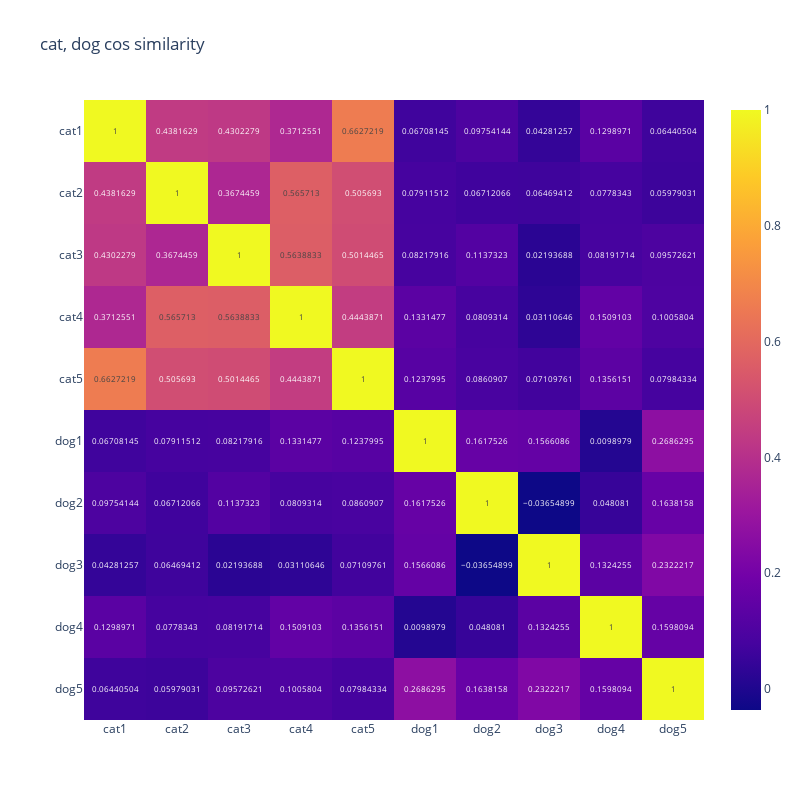

Notebook source saved alongside this figure:
### Code cell
figure = px.imshow(cos_similarity, text_auto=True, x=names, y=names, width=800, height=800, title="cat, dog cos similarity")
figure.show()

### Figure 1 — Plotly figure (JSON) as saved in the notebook; plotly's stock layout.template omitted (floating-point values rounded to 4 significant figures)
{"data": [{"coloraxis": "coloraxis", "hovertemplate": "x: %{x}<br>y: %{y}<br>color: %{z}<extra></extra>", "name": "0", "texttemplate": "%{z}", "type": "heatmap", "x": ["cat1", "cat2", "cat3", "cat4", "cat5", "dog1", "dog2", "dog3", "dog4", "dog5"], "xaxis": "x", "y": ["cat1", "cat2", "cat3", "cat4", "cat5", "dog1", "dog2", "dog3", "dog4", "dog5"], "yaxis": "y", "z": [[1, 0.4382, 0.4302, 0.3713, 0.6627, 0.06708, 0.09754, 0.04281, 0.1299, 0.06441], [0.4382, 1.0, 0.3674, 0.5657, 0.5057, 0.07912, 0.06712, 0.06469, 0.07783, 0.05979], [0.4302, 0.3674, 1.0, 0.5639, 0.5014, 0.08218, 0.1137, 0.02194, 0.08192, 0.09573], [0.3713, 0.5657, 0.5639, 1, 0.4444, 0.1331, 0.08093, 0.03111, 0.1509, 0.1006], [0.6627, 0.5057, 0.5014, 0.4444, 1, 0.1238, 0.08609, 0.0711, 0.1356, 0.07984], [0.06708, 0.07912, 0.08218, 0.1331, 0.1238, 1, 0.1618, 0.1566, 0.009898, 0.2686], [0.09754, 0.06712, 0.1137, 0.08093, 0.08609, 0.1618, 1, -0.03655, 0.04808, 0.1638], [0.04281, 0.06469, 0.02194, 0.03111, 0.0711, 0.1566, -0.03655, 1, 0.1324, 0.2322], [0.1299, 0.07783, 0.08192, 0.1509, 0.1356, 0.009898, 0.04808, 0.1324, 1, 0.1598], [0.06441, 0.05979, 0.09573, 0.1006, 0.07984, 0.2686, 0.1638, 0.2322, 0.1598, 1]]}], "layout": {"coloraxis": {"colorscale": [[0, "#0d0887"], [0.1111, "#46039f"], [0.2222, "#7201a8"], [0.3333, "#9c179e"], [0.4444, "#bd3786"], [0.5556, "#d8576b"], [0.6667, "#ed7953"], [0.7778, "#fb9f3a"], [0.8889, "#fdca26"], [1, "#f0f921"]]}, "height": 800, "title": {"text": "cat, dog cos similarity"}, "width": 800, "xaxis": {"anchor": "y", "constrain": "domain", "domain": [0, 1], "scaleanchor": "y"}, "yaxis": {"anchor": "x", "autorange": "reversed", "constrain": "domain", "domain": [0, 1]}}}
